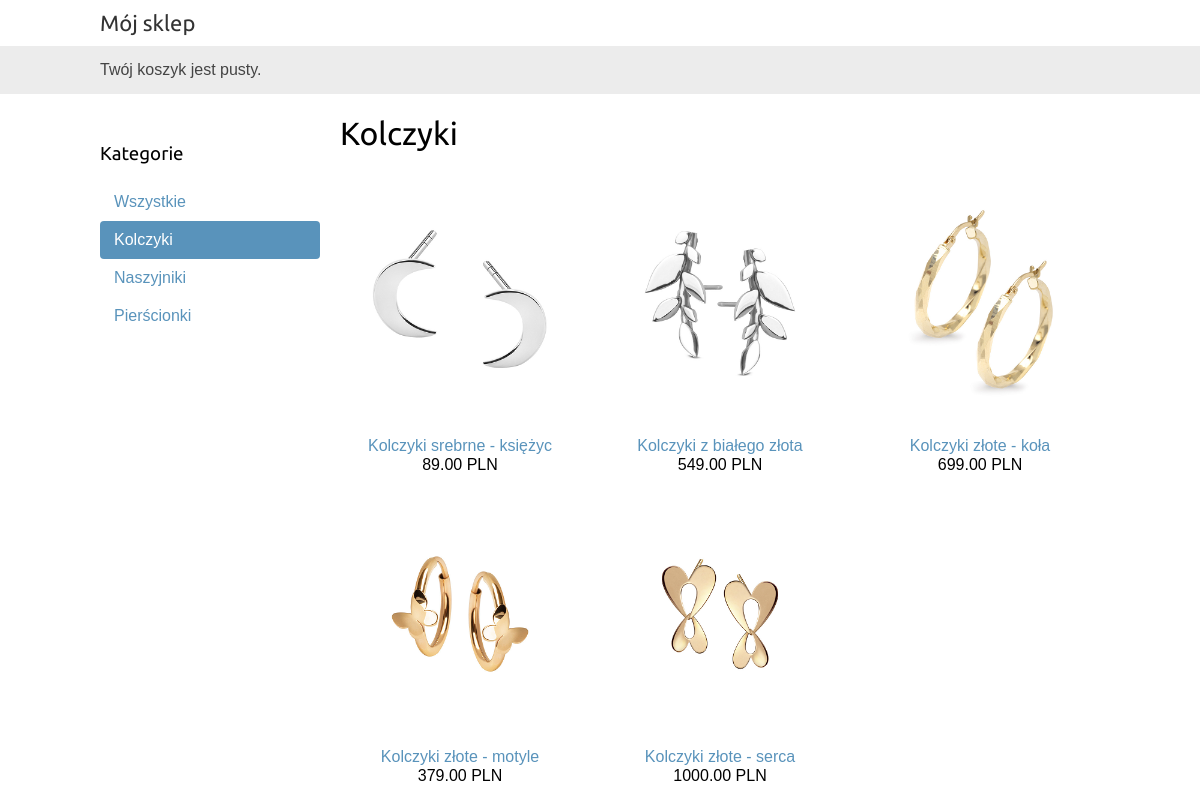
Screenshot of /kolczyki/ with the database file from the repository.
### sklep/models.py (models this page shows, shortened)
class Category(models.Model):
    name = models.CharField(max_length=200,
                            db_index=True)
    slug = models.SlugField(max_length=200,
                            db_index=True,
                            unique=True)
    class Meta:
        ordering = ('name',)
        verbose_name = 'category'
        verbose_name_plural = 'categories'
    def get_absolute_url(self):
        return reverse('sklep:product_list_by_category',
                       args=[self.slug])

class Product(models.Model):
    category = models.ForeignKey(Category,
                                 related_name='products',
                                 on_delete=models.CASCADE)
    name = models.CharField(max_length=200, db_index=True)
    slug = models.SlugField(max_length=200, db_index=True)
    image = models.ImageField(upload_to='products/%Y/%m/%d',
                              blank=True)
    description = models.TextField(blank=True)
    price = models.DecimalField(max_digits=10, decimal_places=2)
    available = models.BooleanField(default=True)
    created = models.DateTimeField(auto_now_add=True)
    updated = models.DateTimeField(auto_now=True)
    class Meta:
        ordering = ('name',)
        index_together = (('id', 'slug'),)
    def get_absolute_url(self):
        return reverse('sklep:product_detail',
                       args=[self.id, self.slug])

### sklep/views.py (the view)
# urls.py: path('', views.product_list, name='product_list'),
def product_list(request, category_slug=None):
    category = None
    categories = Category.objects.all()
    products = Product.objects.filter(available=True)
    if category_slug:
        category = get_object_or_404(Category, slug=category_slug)
        products = products.filter(category=category)
    return render(request,
                  'sklep/produkty/lista.html',
                  {'category': category,
                   'categories': categories,
                   'products': products})

### sklep/templates/sklep/produkty/lista.html (shortened to what this page needs)
{% extends "sklep/index.html" %}
{% load static %}
{% block content %}
  <div id="sidebar">
    <h3>Kategorie</h3>
    <ul>
      <li {% if not category %}class="selected"{% endif %}>
        <a href="{% url "sklep:product_list" %}">Wszystkie</a>
      </li>
      {% for c in categories %}
        <li {% if category.slug == c.slug %}class="selected"{% endif %}>
          <a href="{{ c.get_absolute_url }}">{{ c.name }}</a>
        </li>
      {% endfor %}
    </ul>
  </div>
  <div id="main" class="product-list">
    <h1>{% if category %}{{ category.name }}{% else %}Produkty{% endif %}</h1>
    {% for product in products %}
      <div class="item">
        <a href="{{ product.get_absolute_url }}">
          <img src="{% if product.image %}{{ product.image.url }}{% else %}{% static "obrazy/brak_zdjecia.png" %}{% endif %}">
        </a>
        <a href="{{ product.get_absolute_url }}">{{ product.name }}</a>
        <br>
        {{ product.price }} PLN
      </div>
    {% endfor %}
  </div>
{% endblock %}

### sklep/static/css/base.css (style rules this page uses)
body { margin:0; padding:0; font-family:helvetica, sans-serif; }
h1, h2, h3, h4, h5 , h6 { font-family: 'Ubuntu', sans-serif; font-weight:normal; }
a { text-decoration:none; color:#5993bb; }
#sidebar { width:220px; padding:30px 20px 0 0; float:left; }
#sidebar ul { margin:0; padding:0; }
#sidebar ul li { margin:0; list-style:none; padding:10px 14px; }
#sidebar ul li a { display:block; }
#sidebar ul li.selected { background:#5993bb; border-radius:4px; }
#sidebar ul li.selected a { color:#fff; }
#main { float:left; width: 96%; margin-right:-220px; overflow:hidden; }
.product-list .item { width:25%; padding:10px 20px 10px 0; float:left; text-align:center; line-height:1.2; }
.product-list .item img { width:100%; margin-bottom:8px; }

### rows the page displays
Category: name "Kolczyki"
Category: name "Naszyjniki"
Category: name "Pierścionki"
Product: image (picture), name "Kolczyki srebrne - księżyc", price "89.00"
Product: image (picture), name "Kolczyki z białego złota", price "549.00"
Product: image (picture), name "Kolczyki złote - koła", price "699.00"
Product: image (picture), name "Kolczyki złote - motyle", price "379.00"
Product: image (picture), name "Kolczyki złote - serca", price "1000.00"
